Frame 1 (no input): blank canvas, image omitted
Frame 60 (the mouse pressed at the canvas centre just before this capture): blank canvas, image omitted
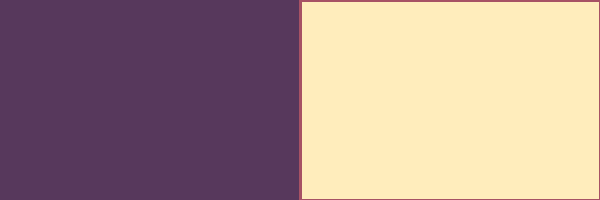
Frame 120 (the mouse held since frame 60 and released just before this capture)

The Processing sketch whose frames 1 and 60 were blank and that drew this single picture after the mouse press (run headless with seeded random() and noise(); from frame 60 on, the mouse is pressed at the canvas centre):

// Processing sketch: processing_151721
// ── processing_151721.pde

void setup ()
{
  size (600, 200);
  smooth();
}

void draw ()
{
  background (#57385c);

  // rechteck ----------------------------
  fill (#ffedbc);
  stroke (#A75265);
  strokeWeight (3);

  if (mouseX >= width /2)
  {
    rect (width/2, 0, width/2, height);
  }
}
